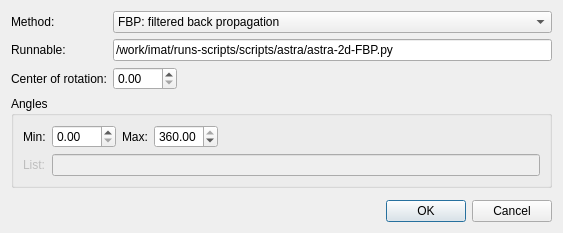
<?xml version="1.0" encoding="UTF-8"?>
<ui version="4.0">
 <class>TomoToolConfigAstra</class>
 <widget class="QDialog" name="TomoToolConfigAstra">
  <property name="windowModality">
   <enum>Qt::WindowModal</enum>
  </property>
  <property name="geometry">
   <rect>
    <x>0</x>
    <y>0</y>
    <width>563</width>
    <height>233</height>
   </rect>
  </property>
  <property name="windowTitle">
   <string>Astra Toolbox Configuration</string>
  </property>
  <layout class="QGridLayout" name="gridLayout_3">
   <item row="0" column="0">
    <layout class="QGridLayout" name="gridLayout_2">
     <item row="4" column="0" colspan="3">
      <widget class="QGroupBox" name="groupBox">
       <property name="title">
        <string>Angles</string>
       </property>
       <layout class="QGridLayout" name="gridLayout">
        <item row="0" column="0">
         <widget class="QLabel" name="label_runnable_2">
          <property name="text">
           <string>Min:</string>
          </property>
         </widget>
        </item>
        <item row="0" column="4">
         <spacer name="horizontalSpacer_2">
          <property name="orientation">
           <enum>Qt::Horizontal</enum>
          </property>
          <property name="sizeHint" stdset="0">
           <size>
            <width>174</width>
            <height>20</height>
           </size>
          </property>
         </spacer>
        </item>
        <item row="1" column="0">
         <widget class="QLabel" name="label_runnable_4">
          <property name="enabled">
           <bool>false</bool>
          </property>
          <property name="text">
           <string>List:</string>
          </property>
         </widget>
        </item>
        <item row="0" column="2">
         <widget class="QLabel" name="label_runnable_3">
          <property name="text">
           <string>Max:</string>
          </property>
         </widget>
        </item>
        <item row="1" column="1" colspan="4">
         <widget class="QLineEdit" name="lineEdit">
          <property name="enabled">
           <bool>false</bool>
          </property>
         </widget>
        </item>
        <item row="0" column="3">
         <widget class="QDoubleSpinBox" name="doubleSpinBox_angle_max">
          <property name="maximum">
           <double>360.000000000000000</double>
          </property>
          <property name="value">
           <double>360.000000000000000</double>
          </property>
         </widget>
        </item>
        <item row="0" column="1">
         <widget class="QDoubleSpinBox" name="doubleSpinBox_angle_min">
          <property name="maximum">
           <double>180.000000000000000</double>
          </property>
         </widget>
        </item>
       </layout>
      </widget>
     </item>
     <item row="3" column="1">
      <widget class="QDoubleSpinBox" name="doubleSpinBox_center_rot">
       <property name="maximum">
        <double>180.000000000000000</double>
       </property>
      </widget>
     </item>
     <item row="1" column="0">
      <widget class="QLabel" name="label">
       <property name="text">
        <string>Method:</string>
       </property>
      </widget>
     </item>
     <item row="2" column="1" colspan="2">
      <widget class="QLineEdit" name="lineEdit_runnable">
       <property name="text">
        <string>/work/imat/runs-scripts/scripts/astra/astra-2d-FBP.py</string>
       </property>
      </widget>
     </item>
     <item row="2" column="0">
      <widget class="QLabel" name="label_runnable">
       <property name="text">
        <string>Runnable:</string>
       </property>
      </widget>
     </item>
     <item row="3" column="0">
      <widget class="QLabel" name="label_cli_options">
       <property name="text">
        <string>Center of rotation:</string>
       </property>
      </widget>
     </item>
     <item row="3" column="2">
      <spacer name="horizontalSpacer_4">
       <property name="orientation">
        <enum>Qt::Horizontal</enum>
       </property>
       <property name="sizeHint" stdset="0">
        <size>
         <width>40</width>
         <height>20</height>
        </size>
       </property>
      </spacer>
     </item>
     <item row="1" column="1" colspan="2">
      <widget class="QComboBox" name="comboBox_method">
       <item>
        <property name="text">
         <string>FBP: filtered back propagation</string>
        </property>
       </item>
       <item>
        <property name="text">
         <string>SIRT: statistical image reconstruction</string>
        </property>
       </item>
      </widget>
     </item>
    </layout>
   </item>
   <item row="1" column="0">
    <spacer name="verticalSpacer">
     <property name="orientation">
      <enum>Qt::Vertical</enum>
     </property>
     <property name="sizeHint" stdset="0">
      <size>
       <width>20</width>
       <height>0</height>
      </size>
     </property>
    </spacer>
   </item>
   <item row="2" column="0">
    <layout class="QHBoxLayout" name="horizontalLayout">
     <item>
      <spacer name="horizontalSpacer">
       <property name="orientation">
        <enum>Qt::Horizontal</enum>
       </property>
       <property name="sizeHint" stdset="0">
        <size>
         <width>178</width>
         <height>20</height>
        </size>
       </property>
      </spacer>
     </item>
     <item>
      <widget class="QDialogButtonBox" name="buttonBox">
       <property name="orientation">
        <enum>Qt::Horizontal</enum>
       </property>
       <property name="standardButtons">
        <set>QDialogButtonBox::Cancel|QDialogButtonBox::Ok</set>
       </property>
      </widget>
     </item>
    </layout>
   </item>
  </layout>
 </widget>
 <resources/>
 <connections>
  <connection>
   <sender>buttonBox</sender>
   <signal>accepted()</signal>
   <receiver>TomoToolConfigAstra</receiver>
   <slot>accept()</slot>
   <hints>
    <hint type="sourcelabel">
     <x>248</x>
     <y>254</y>
    </hint>
    <hint type="destinationlabel">
     <x>157</x>
     <y>274</y>
    </hint>
   </hints>
  </connection>
  <connection>
   <sender>buttonBox</sender>
   <signal>rejected()</signal>
   <receiver>TomoToolConfigAstra</receiver>
   <slot>reject()</slot>
   <hints>
    <hint type="sourcelabel">
     <x>316</x>
     <y>260</y>
    </hint>
    <hint type="destinationlabel">
     <x>286</x>
     <y>274</y>
    </hint>
   </hints>
  </connection>
 </connections>
</ui>
